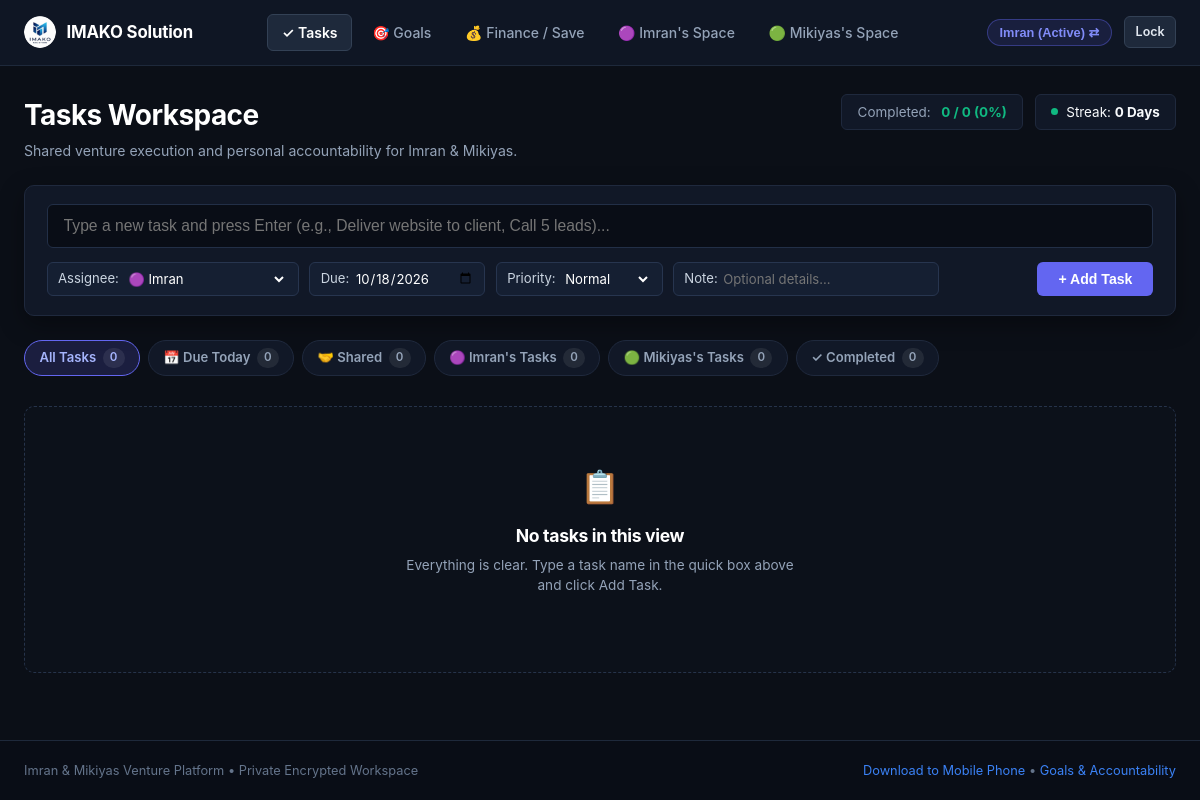
The page /index (signed in) on the database as committed earlier.
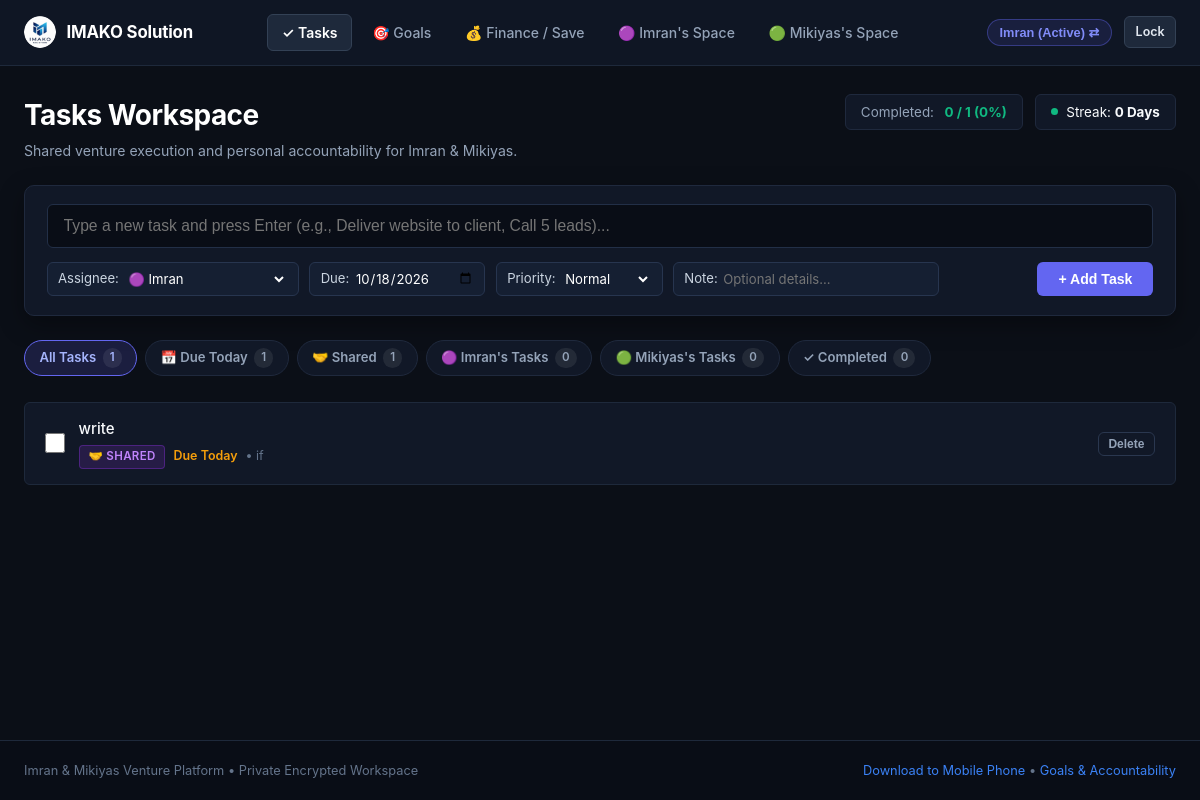
The same page on the database as committed later.
### tables this page shows
CREATE TABLE users (
        id TEXT PRIMARY KEY,
        name TEXT NOT NULL,
        pin_hash TEXT NOT NULL,
        default_consequence TEXT NOT NULL DEFAULT '',
        savings_goal_name TEXT NOT NULL DEFAULT 'Capital Growth Fund',
        savings_goal_target REAL NOT NULL DEFAULT 0.0,
        currency TEXT NOT NULL DEFAULT '$'
    );

CREATE TABLE tasks (
        id INTEGER PRIMARY KEY AUTOINCREMENT,
        user_id TEXT NOT NULL,
        task_type TEXT NOT NULL DEFAULT 'personal' CHECK(task_type IN ('shared', 'personal')),
        week_identifier TEXT NOT NULL,
        title TEXT NOT NULL,
        details TEXT,
        due_date TEXT NOT NULL,
        target_time TEXT,
        is_done INTEGER NOT NULL DEFAULT 0,
        done_date TEXT,
        proof_image TEXT,
        proof_text TEXT,
        ai_verified INTEGER NOT NULL DEFAULT 0,
        ai_status TEXT NOT NULL DEFAULT 'Unverified',
        ai_feedback TEXT,
        is_archived INTEGER NOT NULL DEFAULT 0,
        consequence_applied INTEGER NOT NULL DEFAULT 0,
        created_at TIMESTAMP DEFAULT CURRENT_TIMESTAMP, assigned_to TEXT DEFAULT 'imran', priority TEXT DEFAULT 'Normal',
        FOREIGN KEY (user_id) REFERENCES users (id) ON DELETE CASCADE
    );

### app.py (the view)
@app.route("/")
@app.route("/index")
def index():
    if not (session.get("logged_in_user") or request.cookies.get("partner_user")):
        return handle_login_request()
    return tasks_board()

### app.py (called while the page is built, shortened)
@app.before_request
def require_authentication_gate():
    if request.endpoint == "static" or request.path.startswith(("/static/", "/public/")):
        return None
    allowed_exact = (
        "/", "/index", "/login", "/login/", "/favicon.ico", "/manifest.json", "/sw.js",
        "/api/index", "/api/index/", "/api/index.py", "/debug"
    )
    if (
        request.path in allowed_exact
        or request.endpoint in ("login", "debug_endpoint", "index", "vercel_entrypoint_dispatcher")
    ):
        return None

@app.context_processor
def inject_globals():
    today_str = date.today().strftime("%Y-%m-%d")
    current_user = None
    logged_id = session.get("logged_in_user")
    conn = get_db_connection()
    check_and_apply_penalties(conn)
    if logged_id:
        cursor = conn.cursor()
        cursor.execute("SELECT * FROM users WHERE id = ?", (logged_id,))
        current_user = cursor.fetchone()
    cursor = conn.cursor()
    cursor.execute("SELECT COUNT(*) FROM penalties WHERE status = 'Pending'")
    total_pending_penalties = cursor.fetchone()[0]
    conn.close()
    return {
        "current_user": current_user,
        "total_pending_penalties": total_pending_penalties,
        "today_str": today_str
    }

### database/db.py (called while the page is built, shortened)
def get_db_connection():
    global _last_db_check
    conn = sqlite3.connect(DB_PATH, factory=SyncedConnection)
    conn.row_factory = sqlite3.Row
    conn.execute("PRAGMA foreign_keys = ON")
    return conn

def check_and_apply_penalties(conn):
    today_str = date.today().strftime("%Y-%m-%d")
    cursor = conn.cursor()
    cursor.execute("""
    SELECT t.id, t.user_id, t.title, t.due_date, u.default_consequence
    FROM tasks t
    JOIN users u ON t.user_id = u.id
    WHERE t.due_date < ? AND t.is_done = 0 AND t.consequence_applied = 0
    """, (today_str,))
    overdue_tasks = cursor.fetchall()
    conn.commit()

    def commit(self):
        super().commit()
        if is_serverless:
            sync_db()

### templates/tasks.html (shortened to what this page needs)
{% extends "base.html" %}
{% block content %}
<div style="margin-bottom: 1.5rem; display:flex; justify-content:space-between; align-items:flex-start; flex-wrap:wrap; gap:1rem;">
  <div>
    <h1 style="font-size:1.75rem; font-weight:700;">Tasks Workspace</h1>
    <p style="font-size:0.88rem; color:var(--text-muted); margin-top:0.25rem;">
      Shared venture execution and personal accountability for Imran &amp; Mikiyas.
    </p>
  </div>
  <div style="display:flex; align-items:center; gap:0.75rem; flex-wrap:wrap;">
    <div style="background:#111827; border:1px solid #1f293d; padding:0.45rem 0.95rem; border-radius:var(--radius-sm); font-size:0.84rem; display:flex; align-items:center; gap:0.65rem;">
      <span style="color:var(--text-muted);">Completed:</span>
      <strong style="color:var(--accent-emerald);">{{ stats.done_count }} / {{ stats.total_count }} ({{ stats.rate }}%)</strong>
    </div>
    <div style="background:#111827; border:1px solid #1f293d; padding:0.45rem 0.95rem; border-radius:var(--radius-sm); font-size:0.84rem; display:flex; align-items:center; gap:0.5rem;">
      <div style="width:7px; height:7px; border-radius:50%; background:var(--accent-emerald);"></div>
      <span>Streak: <strong>{{ streak_count }} {{ 'Day' if streak_count == 1 else 'Days' }}</strong></span>
    </div>
  </div>
</div>
<div class="task-quick-add">
  <form action="{{ url_for('add_task') }}" method="POST">
    <div class="task-add-input-row">
      <input type="text" name="title" class="task-main-input" placeholder="Type a new task and press Enter (e.g., Deliver website to client, Call 5 leads)..." required autofocus autocomplete="off">
    </div>
    <div class="task-controls-row">
      <div class="task-controls-left">
        <div class="control-pill">
          <span>Assignee:</span>
          <select name="assigned_to">
            <option value="imran" {% if current_user and current_user.id == 'imran' %}selected{% endif %}>🟣 Imran</option>
          </select>
        </div>
        <div class="control-pill">
          <span>Due:</span>
          <input type="date" name="due_date" value="{{ today_str }}">
        </div>
        <div class="control-pill">
          <span>Priority:</span>
          <select name="priority">
            <option value="Normal">Normal</option>
          </select>
        </div>
        <div class="control-pill" style="flex:1; min-width:160px;">
          <span>Note:</span>
          <input type="text" name="details" placeholder="Optional details..." style="width:100%;">
        </div>
      </div>
      <button type="submit" class="btn btn-primary" style="padding:0.48rem 1.25rem; font-size:0.88rem;">
        + Add Task
      </button>
    </div>
  </form>
</div>
<div class="filter-chips-bar">
  <a href="{{ url_for('tasks_board', tab='all') }}" class="filter-chip {% if active_tab == 'all' %}active{% endif %}">
    All Tasks <span class="chip-count">{{ counts.all }}</span>
  </a>
  <a href="{{ url_for('tasks_board', tab='today') }}" class="filter-chip {% if active_tab == 'today' %}active{% endif %}">
    📅 Due Today <span class="chip-count">{{ counts.today }}</span>
  </a>
  <a href="{{ url_for('tasks_board', tab='shared') }}" class="filter-chip {% if active_tab == 'shared' %}active{% endif %}">
    🤝 Shared <span class="chip-count">{{ counts.shared }}</span>
  </a>
  <a href="{{ url_for('tasks_board', tab='imran') }}" class="filter-chip {% if active_tab == 'imran' %}active{% endif %}">
    🟣 Imran's Tasks <span class="chip-count">{{ counts.imran }}</span>
  </a>
  <a href="{{ url_for('tasks_board', tab='mikiyas') }}" class="filter-chip {% if active_tab == 'mikiyas' %}active{% endif %}">
    🟢 Mikiyas's Tasks <span class="chip-count">{{ counts.mikiyas }}</span>
  </a>
  <a href="{{ url_for('tasks_board', tab='completed') }}" class="filter-chip {% if active_tab == 'completed' %}active{% endif %}">
    ✓ Completed <span class="chip-count">{{ counts.completed }}</span>
  </a>
</div>
<div style="margin-top: 1rem;">
  {% if tasks %}
    {% for task in tasks %}
      <div class="cool-task-card {% if task.is_done %}is-done{% endif %}">
        <div class="cool-task-left">
          <form action="{{ url_for('toggle_task_done', task_id=task.id) }}" method="POST" style="margin:0; display:flex; align-items:center;">
            <input type="checkbox" class="cool-task-checkbox" {% if task.is_done %}checked{% endif %} onchange="this.form.submit()" title="Click to mark done / undone">
          </form>
          <div style="flex:1;">
            <div class="cool-task-title">
              {{ task.title }}
            </div>
            <div class="cool-task-meta">
              {% if task.assigned_to == 'shared' or task.task_type == 'shared' %}
                <span class="badge-assignee shared">🤝 Shared</span>
              {% elif task.assigned_to == 'imran' or (task.user_id == 'imran' and not task.assigned_to) %}
                <span class="badge-assignee imran">🟣 Imran</span>
              {% elif task.assigned_to == 'mikiyas' or (task.user_id == 'mikiyas' and not task.assigned_to) %}
                <span class="badge-assignee mikiyas">🟢 Mikiyas</span>
              {% endif %}
              {% if task.due_date %}
                {% if not task.is_done and task.due_date < today_str %}
                  <span style="color:var(--accent-rose); font-weight:600;">⚠ Overdue ({{ task.due_date }})</span>
                {% elif task.due_date == today_str %}
                  <span style="color:var(--accent-amber); font-weight:600;">Due Today</span>
                {% else %}
                  <span>Due {{ task.due_date }}</span>
                {% endif %}
              {% endif %}
              {% if task.details %}
                <span style="color:var(--text-subtle);">• {{ task.details }}</span>
              {% endif %}
            </div>
          </div>
        </div>
        <div style="display:flex; align-items:center; gap:0.5rem;">
          <form action="{{ url_for('delete_task', task_id=task.id) }}" method="POST" style="margin:0;">
            <button type="submit" class="btn btn-outline btn-sm delete-confirm-btn" data-confirm-msg="Delete this task?" style="padding:0.25rem 0.6rem; font-size:0.75rem; border-color:#2a374f; color:#94a3b8;">
              Delete
            </button>
          </form>
        </div>
      </div>
    {% endfor %}
  {% else %}
    <div style="padding:3.5rem 1.5rem; text-align:center; border:1px dashed #26334a; border-radius:var(--radius-md); background:#0c111a; margin-top:1.5rem;">
      <div style="font-size:2rem; margin-bottom:0.75rem;">📋</div>
      <h3 style="font-size:1.1rem; color:#ffffff; margin-bottom:0.35rem;">No tasks in this view</h3>
      <p style="font-size:0.85rem; color:var(--text-muted); max-width:400px; margin:0 auto 1.25rem auto;">
        {% if active_tab == 'completed' %}
          No tasks completed yet. Check off an active task above to record your wins!
        {% elif active_tab == 'today' %}
          Nothing due today! Enjoy your focus or type a task above to schedule one.
        {% else %}
          Everything is clear. Type a task name in the quick box above and click Add Task.
        {% endif %}
      </p>
    </div>
  {% endif %}
</div>
{% endblock %}

### templates/base.html (shortened to what this page needs)
<!DOCTYPE html>
<html lang="en">
<head>
  <link rel="stylesheet" href="{{ url_for('static', filename='css/style.css') }}">
</head>
<body>
  <nav class="navbar">
    <div class="nav-container">
      <a href="/tasks" class="brand-logo">
        <img src="{{ url_for('static', filename='icons/icon-192.png') }}" alt="IMAKO Solution Logo" class="nav-brand-logo-img" style="border-radius:50%; width:32px; height:32px;">
        <span>IMAKO Solution</span>
      </a>
      <ul class="nav-links">
        <li>
          <a href="/tasks" class="nav-link {% if active_page == 'tasks' %}active{% endif %}">
            ✓ Tasks
          </a>
        </li>
        <li>
          <a href="/goals" class="nav-link {% if active_page == 'goals' %}active{% endif %}">
            🎯 Goals
          </a>
        </li>
        <li>
          <a href="/finance" class="nav-link {% if active_page in ('finance', 'money') %}active{% endif %}">
            💰 Finance / Save
          </a>
        </li>
        <li>
          <a href="/partner/imran" class="nav-link {% if active_page == 'partner_imran' %}active{% endif %}">
            🟣 Imran's Space
          </a>
        </li>
        <li>
          <a href="/partner/mikiyas" class="nav-link {% if active_page == 'partner_mikiyas' %}active{% endif %}">
            🟢 Mikiyas's Space
          </a>
        </li>
      </ul>
      <div class="nav-auth">
        {% if current_user %}
          <form action="{{ url_for('switch_partner') }}" method="POST" style="display:inline;">
            {% if current_user.id == 'imran' %}
              <button type="submit" class="user-badge" style="cursor:pointer; border:1px solid rgba(99, 102, 241, 0.4);" title="Currently Imran. Click to switch to Mikiyas">
                Imran (Active) ⇄
              </button>
            {% else %}
              <input type="hidden" name="partner_id" value="imran">
              <button type="submit" class="user-badge mikiyas" style="cursor:pointer; border:1px solid rgba(16, 185, 129, 0.4);" title="Currently Mikiyas. Click to switch to Imran">
                Mikiyas (Active) ⇄
              </button>
            {% endif %}
          </form>
          <a href="{{ url_for('logout') }}" class="btn btn-secondary btn-sm" style="padding:0.35rem 0.65rem; font-size:0.78rem;">Lock</a>
        {% endif %}
      </div>
    </div>
  </nav>
  <main class="main-content">
    {% block content %}{% endblock %}
  </main>
  <footer class="footer">
    <div style="max-width: 1280px; margin: 0 auto; padding: 0 1.5rem; display:flex; justify-content:space-between; align-items:center; flex-wrap:wrap; gap:0.5rem;">
      <div>
        Imran &amp; Mikiyas Venture Platform &bull; Private Encrypted Workspace
      </div>
      <div>
        <a href="javascript:void(0)" data-open-modal="mobileInstallModal">Download to Mobile Phone</a> &bull;
        <a href="{{ url_for('goals_view') }}">Goals &amp; Accountability</a>
      </div>
    </div>
  </footer>
</body>
</html>

Rows that differ between the two databases and show on the page:
added tasks: title "write", assigned_to "🤝 SHARED", due_date "Due Today", details "if"
Other text that changed with them:
{{ stats.total_count }}: "0" → "1"
{{ counts.all }}: "0" → "1"
{{ counts.today }}: "0" → "1"
{{ counts.shared }}: "0" → "1"
text no longer shown: "📋 No tasks in this view Everything is clear. Type a task name in the quick box above and click Add Task."
